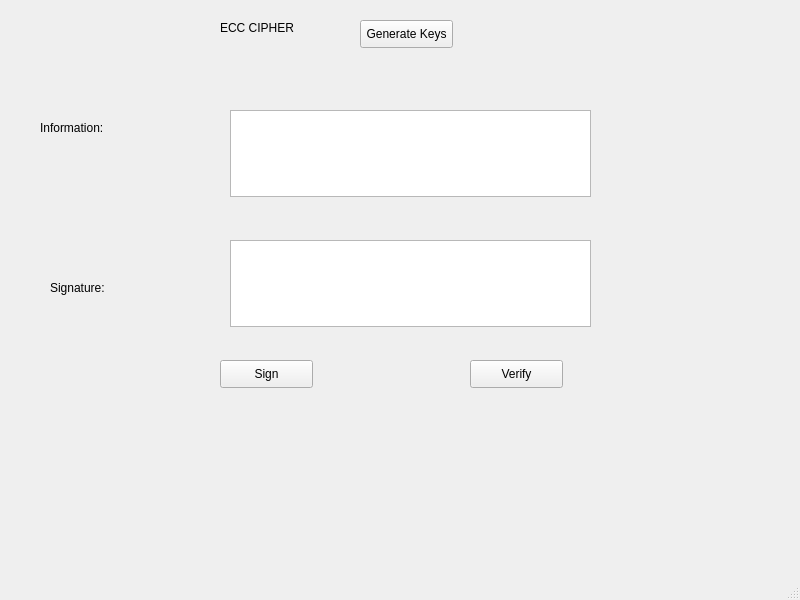
<?xml version="1.0" encoding="UTF-8"?>
<ui version="4.0">
 <class>MainWindow</class>
 <widget class="QMainWindow" name="MainWindow">
  <property name="geometry">
   <rect>
    <x>0</x>
    <y>0</y>
    <width>800</width>
    <height>600</height>
   </rect>
  </property>
  <property name="windowTitle">
   <string>MainWindow</string>
  </property>
  <widget class="QWidget" name="centralwidget">
   <widget class="QPushButton" name="pushButton">
    <property name="geometry">
     <rect>
      <x>360</x>
      <y>20</y>
      <width>93</width>
      <height>28</height>
     </rect>
    </property>
    <property name="text">
     <string>Generate Keys</string>
    </property>
   </widget>
   <widget class="QPushButton" name="pushButton_2">
    <property name="geometry">
     <rect>
      <x>220</x>
      <y>360</y>
      <width>93</width>
      <height>28</height>
     </rect>
    </property>
    <property name="text">
     <string>Sign</string>
    </property>
   </widget>
   <widget class="QPushButton" name="pushButton_3">
    <property name="geometry">
     <rect>
      <x>470</x>
      <y>360</y>
      <width>93</width>
      <height>28</height>
     </rect>
    </property>
    <property name="text">
     <string>Verify</string>
    </property>
   </widget>
   <widget class="QLabel" name="label">
    <property name="geometry">
     <rect>
      <x>40</x>
      <y>120</y>
      <width>91</width>
      <height>16</height>
     </rect>
    </property>
    <property name="text">
     <string>Information: </string>
    </property>
   </widget>
   <widget class="QLabel" name="label_2">
    <property name="geometry">
     <rect>
      <x>220</x>
      <y>20</y>
      <width>111</width>
      <height>16</height>
     </rect>
    </property>
    <property name="text">
     <string>ECC CIPHER</string>
    </property>
   </widget>
   <widget class="QLabel" name="label_3">
    <property name="geometry">
     <rect>
      <x>50</x>
      <y>280</y>
      <width>111</width>
      <height>16</height>
     </rect>
    </property>
    <property name="text">
     <string>Signature:</string>
    </property>
   </widget>
   <widget class="QTextEdit" name="textEdit">
    <property name="geometry">
     <rect>
      <x>230</x>
      <y>110</y>
      <width>361</width>
      <height>87</height>
     </rect>
    </property>
   </widget>
   <widget class="QTextEdit" name="textEdit_2">
    <property name="geometry">
     <rect>
      <x>230</x>
      <y>240</y>
      <width>361</width>
      <height>87</height>
     </rect>
    </property>
   </widget>
  </widget>
  <widget class="QMenuBar" name="menubar">
   <property name="geometry">
    <rect>
     <x>0</x>
     <y>0</y>
     <width>800</width>
     <height>26</height>
    </rect>
   </property>
  </widget>
  <widget class="QStatusBar" name="statusbar"/>
 </widget>
 <resources/>
 <connections/>
</ui>
